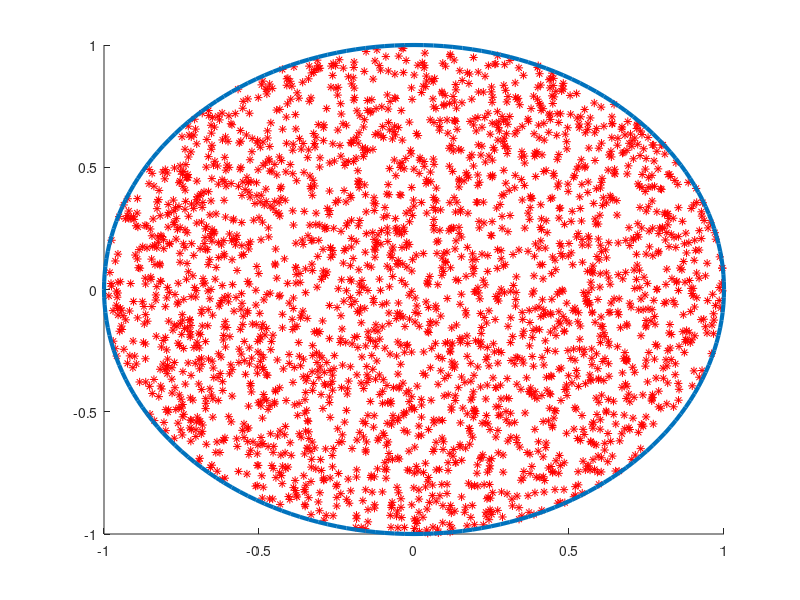

Reproduce this figure in MATLAB.
close all;
clear all;

% Project 3.
%
% Students:
%   Adrian Breaz
%   Alexandru Fikl


n = 2500;
X = rand(n, 1);
Y = rand(n, 1);

disp('Exercise number format:');
disp(' - first digit: exercise number');
disp(' - second digit: subproblem number (none if it does not have one)');
exercise = input('Give exercise number: ');

switch exercise
    case 2
        lambda = 1;         % value for which c_{\lambda} is minimal

        cdfexp = @(x) lambda * exp(-lambda * x);
        icdfexp = @(x) -log(1 - x)/ lambda;
        cdfnorm = @(x) sqrt(pi/2) * exp(-x^2/2);
        c = sqrt(2 / pi) * exp(lambda^2 / 2) / lambda;

        % Create a random variable using the exponential and Thm 1
        for i = 1:n
            U = rand();
            x = icdfexp(rand());
            const = 2 * randi([0, 1]) - 1;
            j = 1;

            while cdfnorm(x) <= (U * c * cdfexp(x))
                U = rand();
                x = icdfexp(rand());
                j = j + 1;
            end

            Y(i) = x * const;
            I(i) = j;
        end

        fprintf('The mean is %d\n', mean(I));
        cdfplot(Y);
    case 3
        % Generate (X, Y) uniformly on a square [0, 1]x[0, 1]
        hold on;
        plot(X, Y, 'r*');
        plot([0 1 1 0 0], [0 0 1 1 0], 'LineWidth', 3);
        hold off;
    case 4
        % Generate (X, Y) uniformly on a triangle (0, 0), (1, 0), (0, 1)
        for i = 1:n
            x = rand();
            y = rand();

            while (x + y) > 1
                x = rand();
                y = rand();
            end

            X(i) = x;
            Y(i) = y;
        end

        hold on;
        plot(X, Y, 'r*');
        plot([0 1 0 0], [0 0 1 0], 'LineWidth', 3);
        hold off
    case 5
        % Generate (X, Y) uniformly on the unit disk
        % limits of x and y
        a = 1;
        b = -1;
        r = 1;      % radius

        for i = 1:n
            x = a + (b - a) * rand();
            y = a + (b - a) * rand();

            while (x^2 + y^2) > r
                x = a + (b - a) * rand();
                y = a + (b - a) * rand();
            end

            X(i) = x;
            Y(i) = y;
        end

        hold on;
        plot(X, Y, 'r*');
        plot(r * cos(0:pi/100:2 * pi), r * sin(0:pi/100:2 * pi), 'LineWidth', 3);
        hold off;
    case 6
        % Generate (X, Y) uniformly in the set:
        %   D_f = {(x, y) \in R^2: 0 <= y <= f(x)}
        % for a given f.
        f = @(x) 3 * x.^2;
        Z = linspace(0, 1, 100);

        % limits of x
        a = 1;
        b = 0;

        % limits of f(x)
        c = 3;
        d = 0;

        for i = 1:n
            x = a + (b - a) * rand();
            y = c + (d - c) * rand();

            while y > f(x)
                x = a + (b - a) * rand();
                y = c + (d - c) * rand();
            end

            X(i) = x;
            Y(i) = y;
        end

        hold on;
        plot(X, Y, 'r*');
        plot(Z, f(Z), 'LineWidth', 3);
        hold off;
     case 7
        % Generate X with the density f.
        f = @(x) 2 * sqrt(1 - x.^2) / pi;
        g = @(x) 0.5;

        c =  4/pi;

        % limits of x
        a = 1;
        b = -1;

        for i = 1:n
            U = rand();
            y = a + (b - a) * rand();
            j = 1;

            while f(y) <= (U * c * g(y))
                U = rand();
                y = a + (b - a) * rand();
                j = j + 1;
            end

            X(i) = y;
            Y(i) = j;
        end

        mean(y);
        subplot(2, 1, 1)
        hist(X, 20);
        subplot(2, 1, 2)
        plot(linspace(-1, 1, 100), f(linspace(-1, 1, 100)), 'LineWidth', 3);
    case 9
        % Generate X with the distribution:
        %   P(X = k) = 2/150    if k is even
        %              1/150    if k is odd
        % for k in {1, ..., 100}.
        n = 10000;
        X = zeros(n, 1);
        U = randi(100);
        c = 4/3;

        p = @(k) 1/100;
        q = @(k) (1 + mod(k + 1, 2)) / 150;     % the PDF

        for i = 1:n
            k = randi(100);
            U = rand(1, 1);

            while q(k) <= (U * c * p(k))
                k = randi(100);
                U = rand();
            end

            X(i) = k;
        end

        hist(X, 100);
    case 10
        % Generate (X, Y) unformly in the domain:
        % D =   {(x, y): -2 <= x <= -1, 0 <= y <= x + 2} U
        %       {(x, y): -1 <= x <= 0, 0 <= y <= -x + 1} U
        %       {(x, y): 0 <= x <= 1, 0 <= y <= x + 1} U
        %       {(x, y): 1 <= x <= 2, 0 <= y <= -x + 2}

        % limits of x for each shape
        xa = [-2 -1 0 1];
        xb = [-1 0 1 2];

        % limits of y
        ya = [0 0 0 0];
        yb = [1 2 2 1];

        % coefficient of x in 0 <= y <= a1 * x + a2
        a1 = [1 -1 1 -1];
        a2 = [2 1 1 2];

        % our shape is like:
        % 2           |-              -|
        %             |  -          -  |
        %             |    -      -    |
        %             |      -  -      |
        % 1           -----------------
        %           - |-      |       -| -
        %         -   |  -    |     -  |   -
        %       -     |    -  |   -    |     -
        %     -       |      -| -      |       -
        % 0 --------------------------------------
        %   -2       -1       0        1         2
        % We have 8 triangles that fit into our 4 shapes (for x in [-2 -1], [-1, 0],
        % [0, 1] and [1, 2]).
        q = [1/8 3/8 3/8 1/8]';

        % the probability of to be in one shape
        p = 1/4;

        % max of q/p
        c = 3/2;

        Z = zeros(n, 1);

        for i = 1:n
            k = randi(4);
            U = rand();

            while q(k) <= (U * c * p)
                k = randi(4);
                U = rand();
            end

            x = xa(k) + (xb(k) - xa(k)) * rand();
            y = ya(k) + (yb(k) - ya(k)) * rand();

            while y > (a1(k) * x + a2(k))
                x = xa(k) + (xb(k) - xa(k)) * rand();
                y = ya(k) + (yb(k) - ya(k)) * rand();
            end

            X(i) = x;
            Y(i) = y;
            Z(i) = k;
        end

        subplot(2, 1, 1)
        hist(Z, 4);
        subplot(2, 1, 2)
        hold on;
        plot(X, Y, 'r*');
        plot([-2 -1.009 -1.009 -2], [0 0 1 0], 'b', 'LineWidth', 3);
        plot([-1 0 0 -1 -1], [0 0 1 2 0], 'k', 'LineWidth', 3);
        plot([0.009 1 1 0.009 0.009], [0 0 2 1 0], 'b', 'LineWidth', 3);
        plot([1.009 2 1.009 1.009], [0 0 1 0], 'k', 'LineWidth', 3);
        hold off
    otherwise
        fprintf('Wrong exercise number.\n');
        fprintf('Available exercises are:\n');
        disp([2 3 4 5 6 7 9 10]);
end